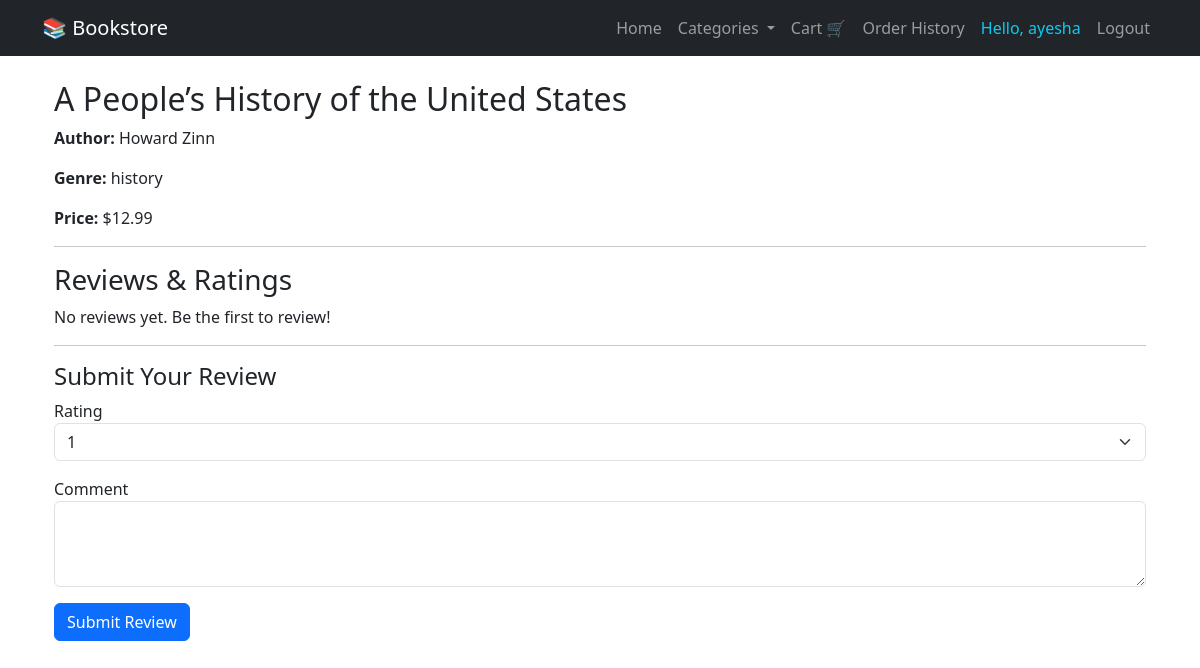
The page /book/1 (signed in) on the database its author committed.
### app/models.py (models this page shows, shortened)
class User(db.Model, UserMixin):
    id = db.Column(db.Integer, primary_key=True)
    username = db.Column(db.String(150), nullable=False, unique=True)
    email = db.Column(db.String(150), nullable=False, unique=True)
    password = db.Column(db.String(150), nullable=False)
    is_admin = db.Column(db.Boolean, default=False)
    cart_items = db.relationship('CartItem', backref='user', lazy=True)
    orders = db.relationship('Order', backref='user', lazy=True)
    reviews = db.relationship('Review', backref='user', lazy=True)

class Book(db.Model):
    id = db.Column(db.Integer, primary_key=True)
    title = db.Column(db.String(100), nullable=False)
    author = db.Column(db.String(100))
    genre = db.Column(db.String(50))
    price = db.Column(db.Float)
    cart_items = db.relationship('CartItem', backref='book', lazy=True)
    order_items = db.relationship('OrderItem', backref='book', lazy=True)
    reviews = db.relationship('Review', backref='book', lazy=True)

### app/routes.py (the view, shortened to what this page needs)
@main.route('/book/<int:book_id>', methods=['GET', 'POST'])
@login_required
def book_detail(book_id):
    book = Book.query.get_or_404(book_id)
    form = ReviewForm()
    reviews = Review.query.filter_by(book_id=book_id).order_by(Review.timestamp.desc()).all()
    return render_template('book_detail.html', book=book, reviews=reviews, form=form)

### app/forms.py
class ReviewForm(FlaskForm):
    rating = SelectField(
        'Rating',
        choices=[('1', '1'), ('2', '2'), ('3', '3'), ('4', '4'), ('5', '5')],
        validators=[DataRequired()]
    )
    comment = TextAreaField('Comment', validators=[DataRequired()])
    submit = SubmitField('Submit Review')

### app/__init__.py (called while the page is built)
def create_app():
    app = Flask(__name__)
    app.config.from_object('config.Config')
    db.init_app(app)
    login_manager.init_app(app)
    bcrypt.init_app(app)
    migrate.init_app(app, db)  # <-- initialize migrate with app and db
    login_manager.login_view = 'main.login'
    login_manager.login_message_category = 'info'
    from .routes import main
    app.register_blueprint(main)
    from app.models import User  # import User model for login_manager
    @login_manager.user_loader
    def load_user(user_id):
        return User.query.get(int(user_id))
    return app

### app/templates/book_detail.html (shortened to what this page needs)
{% extends "base.html" %}
{% block content %}
<div class="container mt-4">
  <h2>{{ book.title }}</h2>
  <p><strong>Author:</strong> {{ book.author }}</p>
  <p><strong>Genre:</strong> {{ book.genre }}</p>
  <p><strong>Price:</strong> ${{ "%.2f"|format(book.price) }}</p>
  <hr>
  <h3>Reviews & Ratings</h3>
  {% if reviews %}
    {% for review in reviews %}
      <div class="mb-3 p-3 border rounded">
        <strong>{{ review.user.username }}</strong>
        <span>
          {% for i in range(review.rating) %}
            ⭐
          {% endfor %}
          {% for i in range(5 - review.rating) %}
            ☆
          {% endfor %}
        </span>
        <p>{{ review.comment }}</p>
        <small class="text-muted">{{ review.timestamp.strftime('%b %d, %Y %H:%M') }}</small>
      </div>
    {% endfor %}
  {% else %}
    <p>No reviews yet. Be the first to review!</p>
  {% endif %}
  <hr>
  <h4>Submit Your Review</h4>
  <form method="POST">
    <div class="mb-3">
      {{ form.rating.label }}<br>
      {{ form.rating(class="form-select") }}
    </div>
    <div class="mb-3">
      {{ form.comment.label }}
      {{ form.comment(class="form-control", rows="3") }}
    </div>
    <button type="submit" class="btn btn-primary">Submit Review</button>
  </form>
</div>
{% endblock %}

### app/templates/base.html (shortened to what this page needs)
<!DOCTYPE html>
<html lang="en">
<head>
  <link href="https://cdn.jsdelivr.net/npm/bootstrap@5.3.0/dist/css/bootstrap.min.css" rel="stylesheet" />
</head>
<body>
  <nav class="navbar navbar-expand-lg navbar-dark bg-dark mb-4">
    <div class="container">
      <a class="navbar-brand" href="{{ url_for('main.home') }}">📚 Bookstore</a>
      <div class="collapse navbar-collapse" id="navbarNav">
        <ul class="navbar-nav ms-auto">
          <li class="nav-item">
            <a class="nav-link" href="{{ url_for('main.home') }}">Home</a>
          </li>
          <li class="nav-item dropdown">
            <a class="nav-link dropdown-toggle" href="#" id="navbarDropdown" role="button" data-bs-toggle="dropdown">
              Categories
            </a>
          </li>
          <li class="nav-item">
            <a class="nav-link" href="{{ url_for('main.cart') }}">Cart 🛒</a>
          </li>
          {% if current_user.is_authenticated %}
            <li class="nav-item">
              <a class="nav-link" href="{{ url_for('main.order_history') }}">Order History</a>
            </li>
            <li class="nav-item">
              <span class="nav-link text-info">Hello, {{ current_user.username }}</span>
            </li>
            <li class="nav-item">
              <a class="nav-link" href="{{ url_for('main.logout') }}">Logout</a>
            </li>
          {% endif %}
        </ul>
      </div>
    </div>
  </nav>
  <div class="container">
    {% block content %}{% endblock %}
  </div>
</body>
</html>

### rows shown on the page
User: username "ayesha"
Book: title "A People’s History of the United States", author "Howard Zinn", genre "history", price "12.99"
